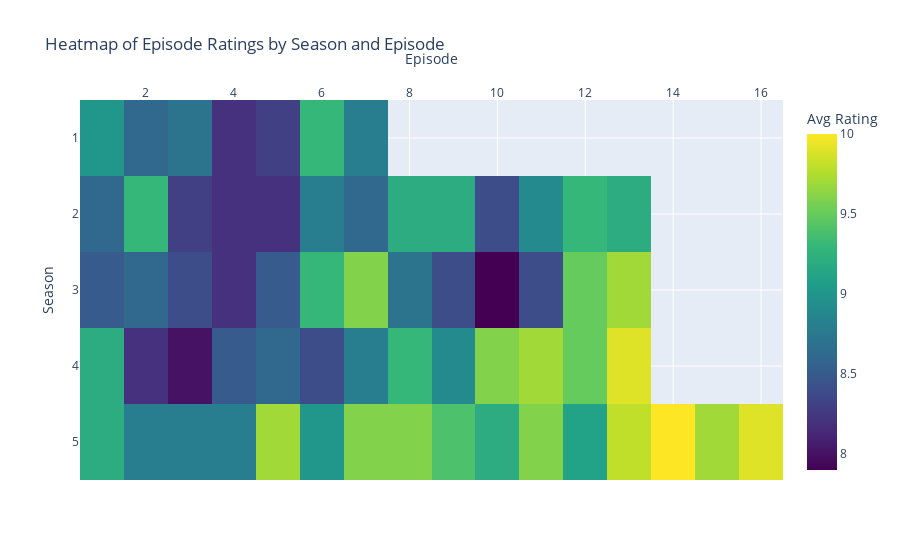

Source (notebook cell):
### Markdown cell above
This chart displays Breaking Bad episode ratings and total votes across all five seasons. There is a clear upward trend in average ratings as the series progresses, with earlier seasons having more variation and later seasons consistently scoring higher. Season 5 episodes generally have the highest ratings, reflecting the show's peak quality.

Notably, episode S5E14 is highlighted as both the highest-rated episode with a perfect score of 10.0 and the most-voted episode with nearly 250,000 votes, indicating it was a major event for viewers. The total votes for this episode far exceed those of others, showing strong fan engagement.

Overall, the data shows that Breaking Bad gained increasing critical acclaim and viewer attention over time, culminating in standout episodes during its final season. The combination of rising ratings and growing vote counts illustrates the show’s growing popularity and lasting impact.

### Code cell
import plotly.express as px
import pandas as pd

# Pivot the data to create a matrix: rows=season, columns=episode, values=average rating
rating_matrix = df.pivot(index='season', columns='episode', values='average rating')

fig = px.imshow(
    rating_matrix,
    labels=dict(x="Episode", y="Season", color="Avg Rating"),
    x=rating_matrix.columns,
    y=rating_matrix.index,
    color_continuous_scale='Viridis',
    aspect="auto",
    title="Heatmap of Episode Ratings by Season and Episode"
)

fig.update_xaxes(side="top")
fig.show()

### Figure 1 — Plotly figure (JSON) as saved in the notebook; plotly's stock layout.template omitted (floating-point values rounded to 4 significant figures)
{"data": [{"coloraxis": "coloraxis", "hovertemplate": "Episode: %{x}<br>Season: %{y}<br>Avg Rating: %{z}<extra></extra>", "name": "0", "type": "heatmap", "x": [1, 2, 3, 4, 5, 6, 7, 8, 9, 10, 11, 12, 13, 14, 15, 16], "xaxis": "x", "y": [1, 2, 3, 4, 5], "yaxis": "y", "z": [[9, 8.6, 8.7, 8.2, 8.3, 9.3, 8.8, null, null, null, null, null, null, null, null, null], [8.6, 9.3, 8.3, 8.2, 8.2, 8.8, 8.6, 9.2, 9.2, 8.4, 8.9, 9.3, 9.2, null, null, null], [8.5, 8.6, 8.4, 8.2, 8.5, 9.3, 9.6, 8.7, 8.4, 7.9, 8.4, 9.5, 9.7, null, null, null], [9.2, 8.2, 8, 8.5, 8.6, 8.4, 8.8, 9.3, 8.9, 9.6, 9.7, 9.5, 9.9, null, null, null], [9.2, 8.8, 8.8, 8.8, 9.7, 9, 9.6, 9.6, 9.4, 9.2, 9.6, 9.1, 9.8, 10, 9.7, 9.9]]}], "layout": {"coloraxis": {"colorbar": {"title": {"text": "Avg Rating"}}, "colorscale": [[0, "#440154"], [0.1111, "#482878"], [0.2222, "#3e4989"], [0.3333, "#31688e"], [0.4444, "#26828e"], [0.5556, "#1f9e89"], [0.6667, "#35b779"], [0.7778, "#6ece58"], [0.8889, "#b5de2b"], [1, "#fde725"]]}, "title": {"text": "Heatmap of Episode Ratings by Season and Episode"}, "xaxis": {"anchor": "y", "domain": [0, 1], "side": "top", "title": {"text": "Episode"}}, "yaxis": {"anchor": "x", "autorange": "reversed", "domain": [0, 1], "title": {"text": "Season"}}}}
